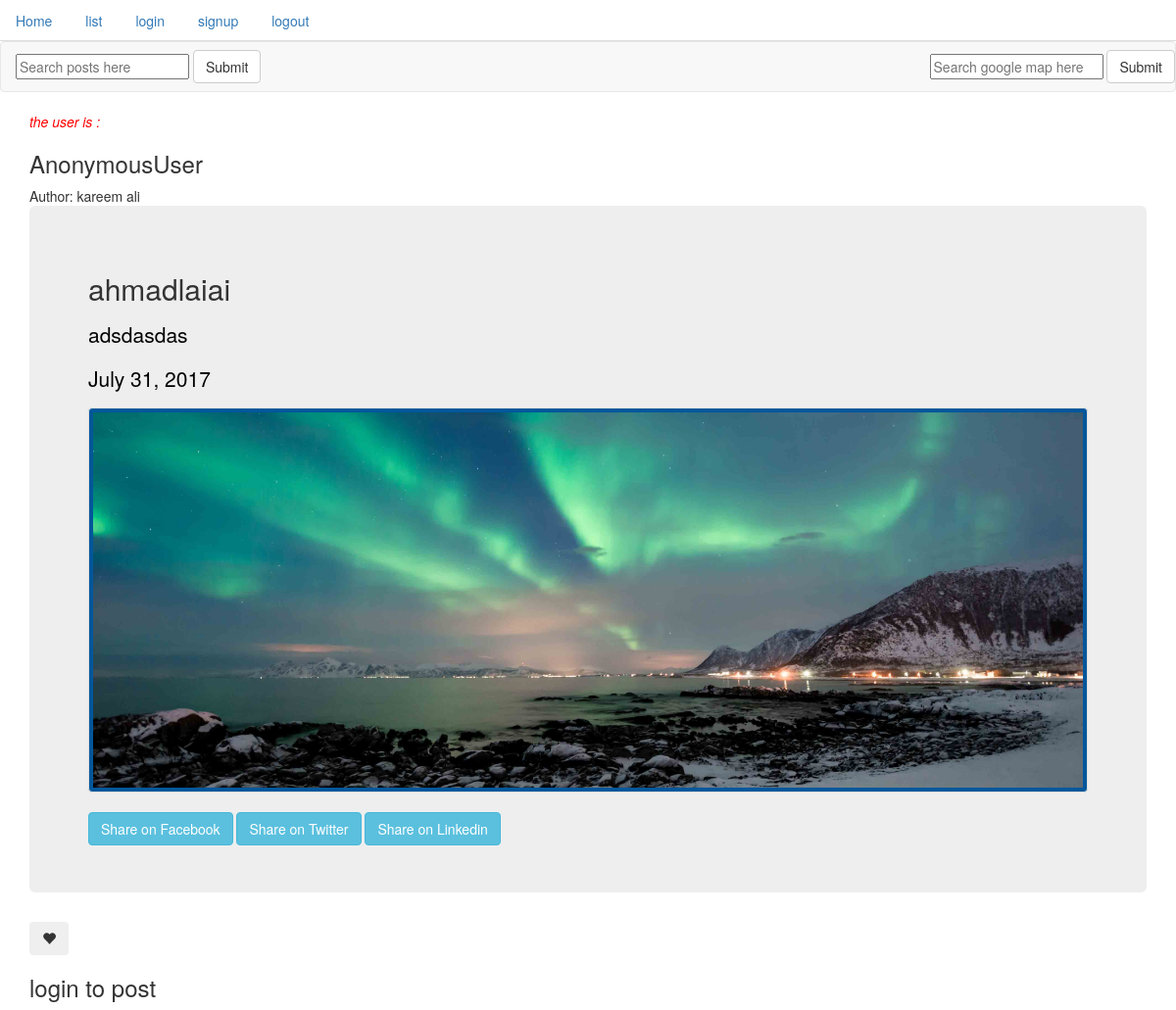
/posts/detail/ahmadlaiai, run on the app's committed database.
### post/models.py (models this page shows, shortened)
class Post(models.Model):
	author = models.ForeignKey(User, default=1)
	title = models.CharField(max_length=255)
	content = models.TextField()
	updated = models.DateTimeField(auto_now=True, auto_now_add=False)
	timestamp = models.DateTimeField(auto_now=False, auto_now_add = True)
	image = models.ImageField(upload_to="blog_images", null=True , blank=True)
	slug = models.SlugField(unique=True, null=True)
	draft  = models.BooleanField(default=True)
	publish= models.DateField()
	class Meta:
		ordering= ['-timestamp', '-updated']

### post/views.py (the view)
# urls.py: url(r'^detail/(?P<slug>[-\w]+)$', views.post_detail, name="detail"),
def post_detail(request, slug):
    obj = get_object_or_404(Post , slug=slug)
    context = {
        "user":request.user,
        "instance": obj,
    }
    return render(request, 'post_detail.html',context)

### post/templatetags/urlfy.py (called while the page is built)
@register.filter
def urlfy(value):
	return quote(value)

### post/templates/post_detail.html (shortened to what this page needs)
{% extends "base.html" %}
{% block content %}
{% load urlfy %}
 Author: {{instance.author.get_full_name}}
        <div class="jumbotron">
            <div class ="#f48fb1 pink lighten-3">
                <h2>{{instance.title}}</h2>
                <p>{{instance.content|linebreaks}}</p>
                <p>{{instance.publish}}</p>
                {% if instance.image %}
                    <a href="#" class="thumbnail">
                        <img src="{{instance.image.url}}" alt="...">
                     </a>
                {% endif %}
                <a href="https://www.facebook.com/sharer/sharer.php?u={{request.build_absolute_uri}}" class="btn btn-info">
                    Share on Facebook
                </a>
                <a href="https://twitter.com/home?status={{instance.content|urlfy}}%20{{request.build_absolute_uri}}" class="btn btn-info">
                     Share on Twitter
                </a>
                <a href="https://www.linkedin.com/shareArticle?mini=true&url={{request.build_absolute_uri}}&title={{instance.title|urlfy}}&summary={{instance.content|urlfy}}&source={{request.build_absolute_uri}}" class="btn btn-info">
                    Share on Linkedin
                </a>
                </div>
            </div>
<div id="like">
    <button class="btn" onclick="ajax_like2()">
        <span id="heart" class="glyphicon glyphicon-heart {% if liked %}text-danger{% endif %}" aria-hidden="true"></span>
    </button>
    {% if request.user.is_authenticated %}
    {% include 'django_comments.html' %}
    {% else %}
        <h3>login to post</h3>
    {% endif %}
</div>
{% endblock content%}

### post/static/css/54321.css (style rules this page uses)
p { color: black; }
.thumbnail { background-color: #01579b; }

### data on the page
Post: author.get_full_name "kareem ali", title "ahmadlaiai", content "adsdasdas", publish "July 31, 2017", image (picture)

### other printed values
{{ user }} "AnonymousUser"
